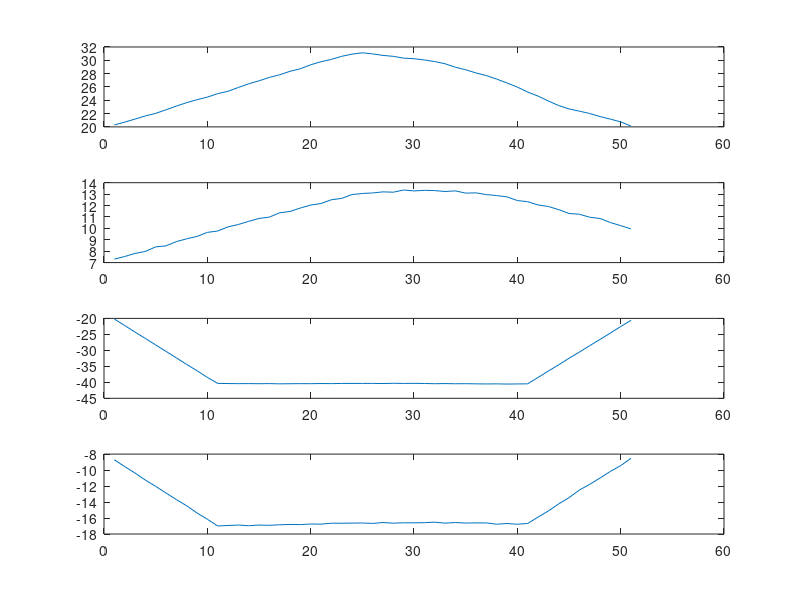
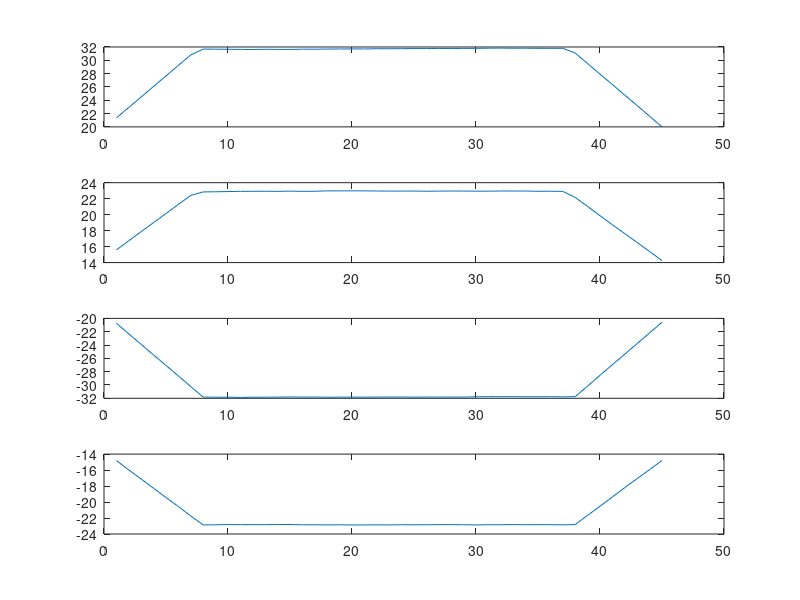
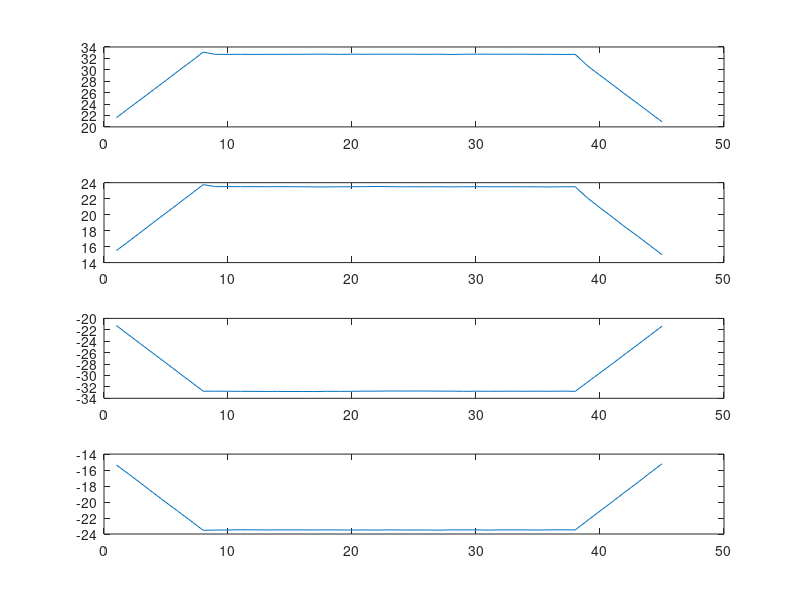
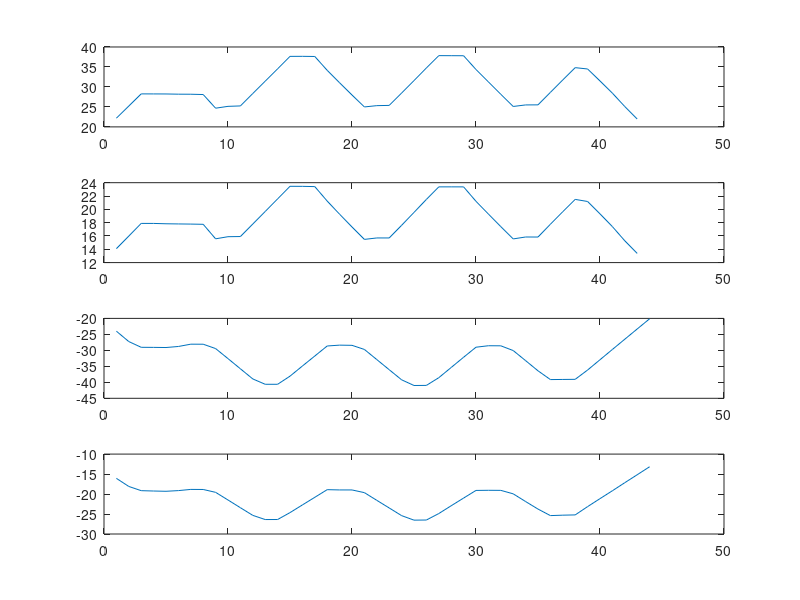

The MATLAB source for these figures, in order:
load winH1All

load window_P_H2_all
load window_Q_H2_all

load window_P_H3_all
load window_Q_H3_all

load winH4All

window_P = window_P_H4_all;
window_Q = window_Q_H4_all;
for i = [1:length(window_P)]  %% # of appliance IDs    
% for i = 18  %% # of appliance IDs    
    i
    for j = [1]
        window_app_P = window_P{i}{j};  % appliance 1 event 1
        window_app_Q = window_Q{i}{j};
        if(window_app_P{4})  %% If 'good' appliance
            
            Non = length(window_app_P{1})  % window length - turn on  (P and Q have same length)
            Noff = length(window_app_P{2})  % window length - turn off             
            figure()             
            subplot(411);plot(window_app_P{1});
    %         title(sprintf('Appliance P Window: "%s"', char(idx_H2_1(i,2))))
            subplot(412);plot(window_app_Q{1});
    %         title(sprintf('Appliance Q Window: "%s"', char(idx_H2_1(i,2))))
    %         pause;

%             figure()            
            subplot(413);plot(window_app_P{2});
    %         title(sprintf('Appliance P Window: "%s"', char(idx_H2_1(i,2))))
            subplot(414);plot(window_app_Q{2});
    %         title(sprintf('Appliance Q Window: "%s"', char(idx_H2_1(i,2))))
            pause;            
        end
    end
end